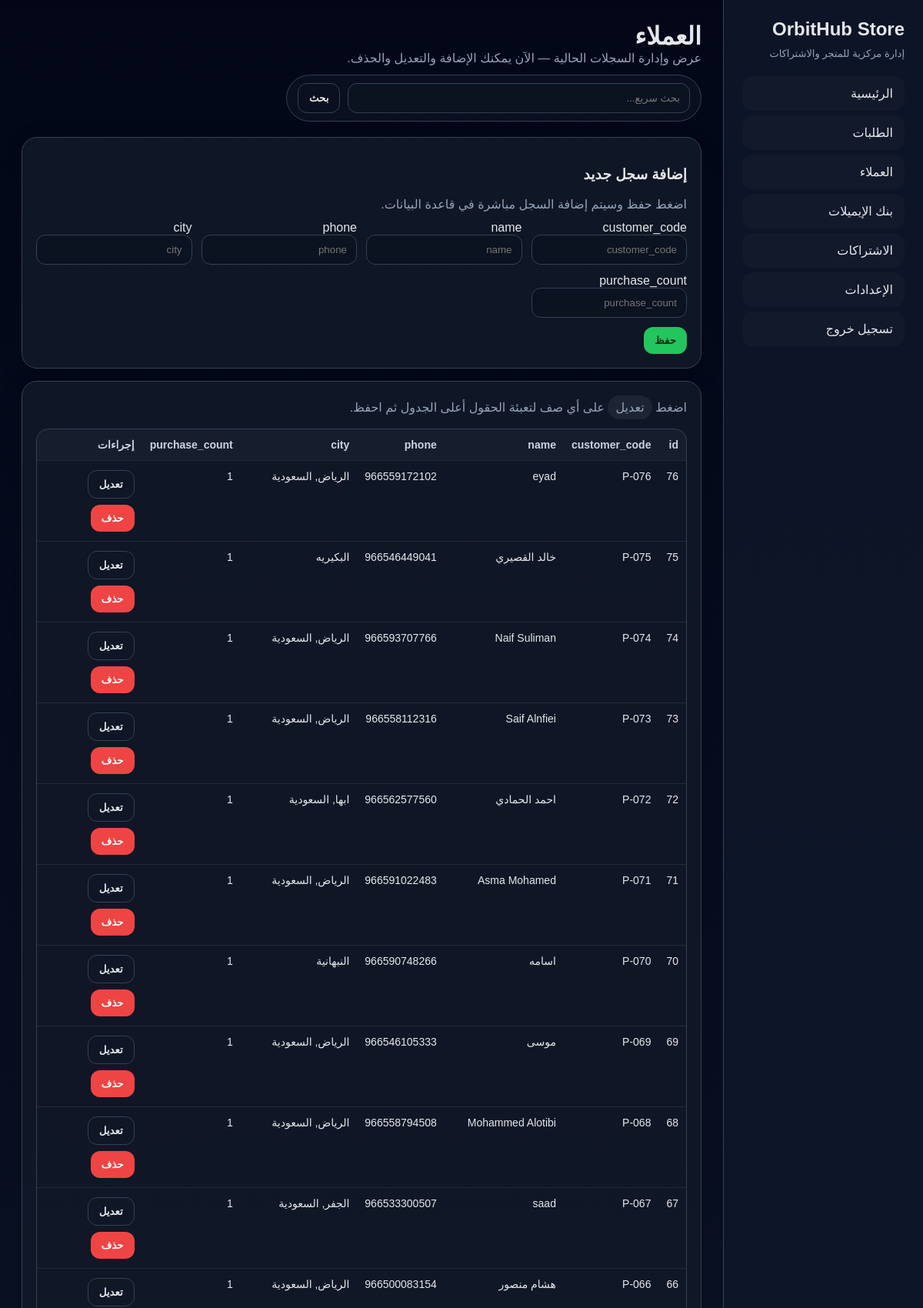
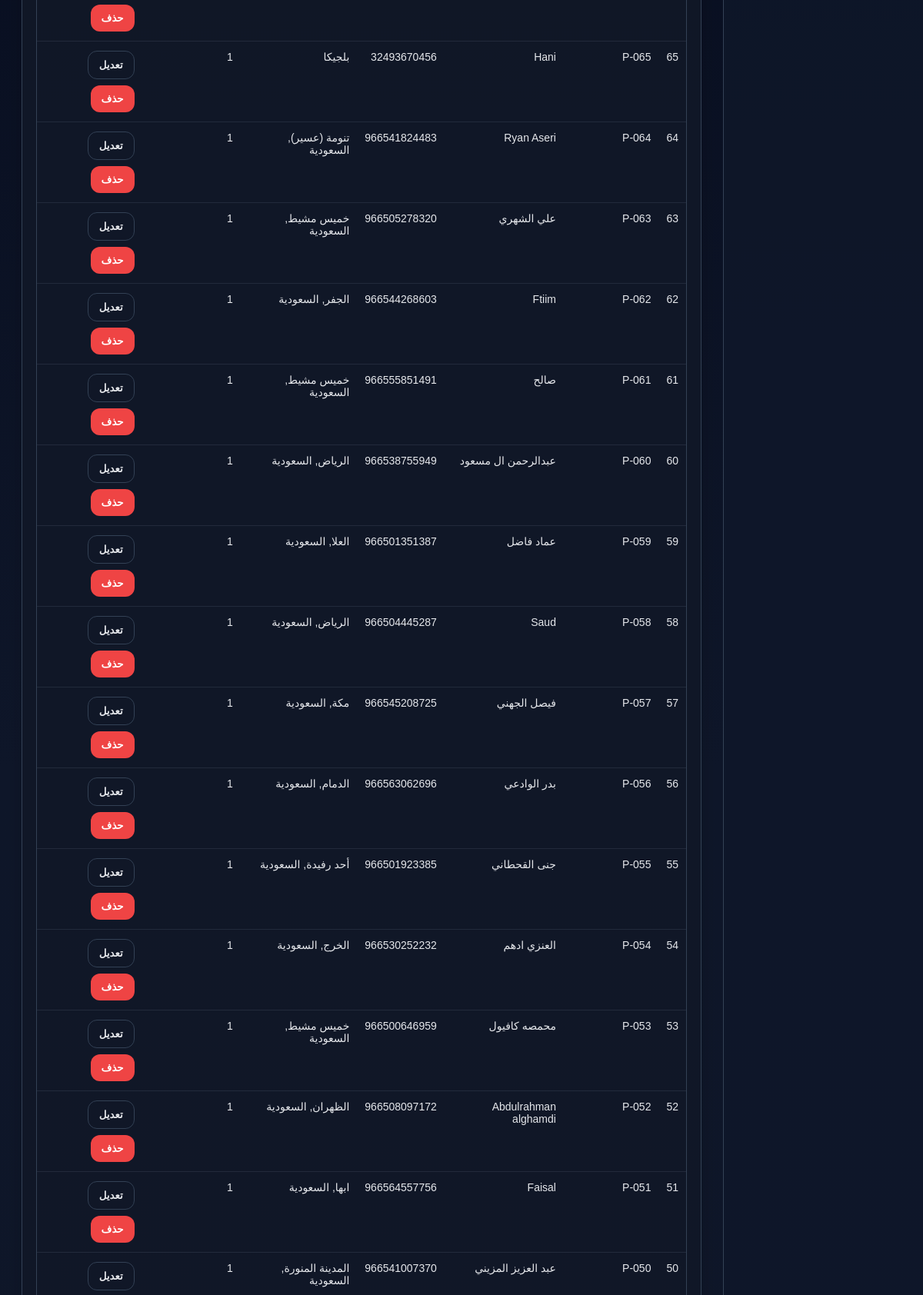
The app's page /data/customers (signed in, upper part) with its own data (2 pictures, top to bottom).
### tables this page shows
CREATE TABLE customers (
        id INTEGER PRIMARY KEY AUTOINCREMENT,
        customer_code TEXT UNIQUE,
        name TEXT,
        phone TEXT,
        city TEXT,
        purchase_count INTEGER DEFAULT 0
    );

### app.py (the view)
@app.route('/data/<table_name>')
@login_required
def data_list(table_name):
    if table_name not in {'orders', 'customers', 'email_banks', 'subscriptions'}:
        return 'Not found', 404
    conn = get_conn()
    q = request.args.get('q', '').strip()
    if q:
        cols = {
            'orders': 'order_number, customer_code, subscription_type, status, source',
            'customers': 'customer_code, name, phone, city',
            'email_banks': 'email_code, email, account_ref',
            'subscriptions': 'program_name, account_id, customer_code, product_name, login_identifier'
        }[table_name]
        sql = f"SELECT * FROM {table_name} WHERE ({' OR '.join([c.strip()+' LIKE ?' for c in cols.split(',')])}) ORDER BY id DESC LIMIT 500"
        params = tuple([f'%{q}%'] * len(cols.split(',')))
        rows = rows_to_dicts(conn.execute(sql, params).fetchall())
    else:
        rows = rows_to_dicts(conn.execute(f'SELECT * FROM {table_name} ORDER BY id DESC LIMIT 500').fetchall())
    conn.close()
    for row in rows:
        if 'end_date' in row:
            row['days_left'] = days_left(row.get('end_date'))
        if 'customer_end_date' in row:
            row['days_left'] = days_left(row.get('customer_end_date'))
    return render_template('table.html', table_name=table_name, rows=rows, q=q)

### app.py (called while the page is built)
def get_conn():
    conn = sqlite3.connect(DB_PATH)
    conn.row_factory = sqlite3.Row
    return conn

def login_required(f):
    @wraps(f)
    def wrapper(*args, **kwargs):
        if not session.get('user'):
            return redirect(url_for('login'))
        return f(*args, **kwargs)
    return wrapper

def rows_to_dicts(rows):
    return [dict(r) for r in rows]

### templates/table.html (shortened to what this page needs)
{% extends 'base.html' %}
{% block body %}
<div class="layout">
  {% include 'sidebar.html' %}
  <main class="content">
    <div class="topbar">
      <div>
        <h1 style="margin:0">{{ {'orders':'الطلبات','customers':'العملاء','email_banks':'بنك الإيميلات','subscriptions':'الاشتراكات'}[table_name] }}</h1>
        <div class="muted">عرض وإدارة السجلات الحالية — الآن يمكنك الإضافة والتعديل والحذف.</div>
      </div>
      <form method="get" class="pill" style="display:flex;gap:10px;min-width:min(540px,100%)">
        <input name="q" placeholder="بحث سريع..." value="{{ q }}">
        <button class="btn secondary">بحث</button>
      </form>
    </div>
    <div class="card" style="margin-bottom:16px">
      <h3 id="formTitle">إضافة سجل جديد</h3>
      <div class="muted" id="formHint" style="margin-bottom:12px">اضغط حفظ وسيتم إضافة السجل مباشرة في قاعدة البيانات.</div>
      <div id="formArea"></div>
    </div>
    <div class="card">
      <div style="display:flex;justify-content:space-between;align-items:center;gap:12px;flex-wrap:wrap;margin-bottom:12px">
        <div class="muted">اضغط <span class="tag">تعديل</span> على أي صف لتعبئة الحقول أعلى الجدول ثم احفظ.</div>
      </div>
      <div class="table-wrap">
        <table>
          <thead>
            <tr>
              {% if rows %}{% for k in rows[0].keys() %}<th>{{ k }}</th>{% endfor %}{% endif %}
              <th>إجراءات</th>
            </tr>
          </thead>
          <tbody>
            {% for row in rows %}
            <tr>
              {% for k,v in row.items() %}<td>{{ v if v is not none else '-' }}</td>{% endfor %}
              <td>
                <div style="display:flex;gap:8px;flex-wrap:wrap">
                  <button class="btn secondary" onclick='editRow({{ row|tojson|safe }})'>تعديل</button>
                  <button class="btn danger" onclick="removeRow({{ row.id }})">حذف</button>
                </div>
              </td>
            </tr>
            {% endfor %}
          </tbody>
        </table>
      </div>
    </div>
  </main>
</div>
{% endblock %}

### templates/base.html (style rules this page uses)
:root { --bg:#0f172a;--card:#111827;--soft:#1f2937;--line:#334155;--text:#e5e7eb;--muted:#94a3b8;--accent:#22c55e;--danger:#ef4444;--warn:#f59e0b }
* { box-sizing:border-box;font-family:Tahoma,Arial,sans-serif }
body { margin:0;background:linear-gradient(180deg,#020617,#0f172a 30%,#111827);color:var(--text) }
.layout { display:grid;grid-template-columns:260px 1fr;min-height:100vh }
.content { padding:28px }
.topbar { display:flex;gap:12px;justify-content:space-between;align-items:center;margin-bottom:20px;flex-wrap:wrap }
.pill { padding:10px 14px;border:1px solid var(--line);border-radius:999px;background:rgba(255,255,255,.03);color:var(--muted) }
.btn { background:var(--accent);color:#052e16;border:none;padding:10px 14px;border-radius:12px;font-weight:700;cursor:pointer }
.btn.secondary { background:transparent;color:var(--text);border:1px solid var(--line) }
.btn.danger { background:var(--danger);color:white }
.card { background:rgba(17,24,39,.9);border:1px solid var(--line);border-radius:20px;padding:18px;box-shadow:0 8px 30px rgba(0,0,0,.18) }
table { width:100%;border-collapse:collapse;font-size:14px }
th,td { padding:12px 10px;border-bottom:1px solid rgba(148,163,184,.14);text-align:right;vertical-align:top }
th { color:#cbd5e1;background:rgba(255,255,255,.03);position:sticky;top:0 }
.table-wrap { overflow:auto;max-height:70vh;border-radius:16px;border:1px solid var(--line) }
input,textarea,select { width:100%;padding:11px 12px;background:#0b1220;border:1px solid var(--line);color:var(--text);border-radius:12px }
.muted { color:var(--muted) }
.tag { padding:6px 10px;border-radius:999px;display:inline-block;background:rgba(255,255,255,.06) }

### records on screen
customers: v "76" "1", customer_code "P-076", name "eyad", phone "966559172102", city "الرياض, السعودية"
customers: v "75" "1", customer_code "P-075", name "خالد القصيري", phone "966546449041", city "البكيريه"
customers: v "74" "1", customer_code "P-074", name "Naif Suliman", phone "966593707766", city "الرياض, السعودية"
customers: v "73" "1", customer_code "P-073", name "Saif Alnfiei", phone "966558112316", city "الرياض, السعودية"
customers: v "72" "1", customer_code "P-072", name "احمد الحمادي", phone "966562577560", city "ابها, السعودية"
customers: v "71" "1", customer_code "P-071", name "Asma Mohamed", phone "966591022483", city "الرياض, السعودية"
customers: v "70" "1", customer_code "P-070", name "اسامه", phone "966590748266", city "النبهانية"
customers: v "69" "1", customer_code "P-069", name "موسى", phone "966546105333", city "الرياض, السعودية"
customers: v "68" "1", customer_code "P-068", name "Mohammed Alotibi", phone "966558794508", city "الرياض, السعودية"
customers: v "67" "1", customer_code "P-067", name "saad", phone "966533300507", city "الجفر, السعودية"
customers: v "66" "1", customer_code "P-066", name "هشام منصور", phone "966500083154", city "الرياض, السعودية"
customers: v "65" "1", customer_code "P-065", name "Hani", phone "32493670456", city "بلجيكا"
customers: v "64" "1", customer_code "P-064", name "Ryan Aseri", phone "966541824483", city "تنومة (عسير), السعودية"
customers: v "63" "1", customer_code "P-063", name "علي الشهري", phone "966505278320", city "خميس مشيط, السعودية"
customers: v "62" "1", customer_code "P-062", name "Ftiim", phone "966544268603", city "الجفر, السعودية"
customers: v "61" "1", customer_code "P-061", name "صالح", phone "966555851491", city "خميس مشيط, السعودية"
customers: v "60" "1", customer_code "P-060", name "عبدالرحمن ال مسعود", phone "966538755949", city "الرياض, السعودية"
customers: v "59" "1", customer_code "P-059", name "عماد فاضل", phone "966501351387", city "العلا, السعودية"
customers: v "58" "1", customer_code "P-058", name "Saud", phone "966504445287", city "الرياض, السعودية"
customers: v "57" "1", customer_code "P-057", name "فيصل الجهني", phone "966545208725", city "مكة, السعودية"
customers: v "56" "1", customer_code "P-056", name "بدر الوادعي", phone "966563062696", city "الدمام, السعودية"
customers: v "55" "1", customer_code "P-055", name "جنى القحطاني", phone "966501923385", city "أحد رفيدة, السعودية"
customers: v "54" "1", customer_code "P-054", name "العنزي ادهم", phone "966530252232", city "الخرج, السعودية"
customers: v "53" "1", customer_code "P-053", name "محمصه كافيول", phone "966500646959", city "خميس مشيط, السعودية"
customers: v "52" "1", customer_code "P-052", name "Abdulrahman alghamdi", phone "966508097172", city "الظهران, السعودية"
customers: v "51" "1", customer_code "P-051", name "Faisal", phone "966564557756", city "ابها, السعودية"
customers: v "50" "1", customer_code "P-050", name "عبد العزيز المزيني", phone "966541007370", city "المدينة المنورة, السعودية"

### other values on screen
{{ k }} "id" "customer_code" "name" "phone" "city" "purchase_count"
